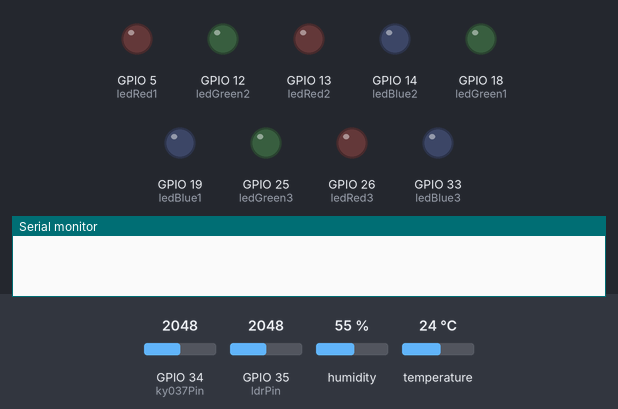
This sketch was run on a simulated ESP32. Parts: output pins drawn as LEDs (lit = HIGH), the last lines printed to the serial monitor. The inputs (shaded band) are chosen by the test bench; at power-on: GPIO 34 (ky037Pin) = 2048, GPIO 35 (ldrPin) = 2048, humidity 55 %, temperature 24 °C. WiFi joins after 1.5 s; servers stay silent unless stated; uploads are accepted with an empty reply.

Above: at 0.1 s.
At 1.6 s:
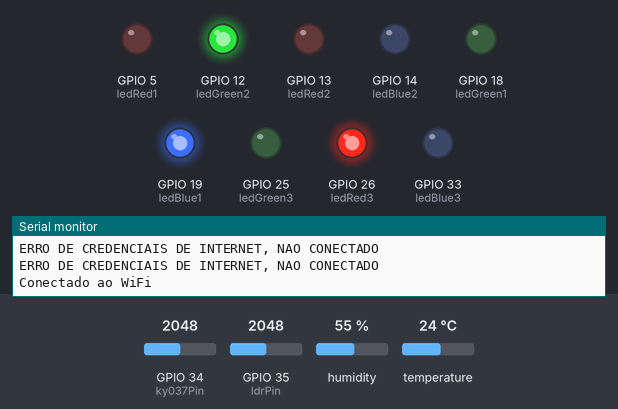
Timing chart, 0 to 3.1 s (numbered marks = the images above):
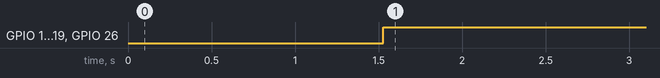

The sketch:

requisicaoAPI.ino
```cpp
#include <WiFi.h>
#include <HTTPClient.h>
#include <DHT.h>

const char* ssid = "brisa-3352525";
const char* password = "ekcpuuew";

const int DHTpin = 2; // Substitua pelo pino de dados real conectado ao sensor DHT
DHT dht(DHTpin, DHT11); // Objeto não-constante para chamar funções membro

const int ky037Pin = 34; // Pino analógico para o sensor sonoro KY-037
const int ldrPin = 35;   // Pino analógico para o sensor de luminosidade LDR

const int ledRed1 = 5; // Pino do LED vermelho (LED1)
const int ledGreen1 = 18; // Pino do LED verde (LED1)
const int ledBlue1 = 19; // Pino do LED azul (LED1)

const int ledRed2 = 13; // Pino do LED vermelho (LED2)
const int ledGreen2 = 12; // Pino do LED verde (LED2)
const int ledBlue2 = 14; // Pino do LED azul (LED2)

const int ledRed3 = 26; // Pino do LED vermelho (LED3)
const int ledGreen3 = 25; // Pino do LED verde (LED3)
const int ledBlue3 = 33; // Pino do LED azul (LED3)

char serverIP[] = "192.168.0.12"; // Substitua pelo endereço IP do seu servidor
const int serverPort = 8080;
const char* path = "/api/event";

String token = "R4L4B1BIPW38"; // Substitua pelo seu token real

void setup() {
  Serial.begin(115200);
  dht.begin(); // Inicializar o sensor DHT

  WiFi.begin(ssid, password);

  while (WiFi.status() != WL_CONNECTED) {
    delay(500);
    Serial.print("\nERRO DE CREDENCIAIS DE INTERNET, NAO CONECTADO");
  }
  Serial.println("\nConectado ao WiFi");

  pinMode(ledRed1, OUTPUT);
  pinMode(ledGreen1, OUTPUT);
  pinMode(ledBlue1, OUTPUT);

  pinMode(ledRed2, OUTPUT);
  pinMode(ledGreen2, OUTPUT);
  pinMode(ledBlue2, OUTPUT);

  pinMode(ledRed3, OUTPUT);
  pinMode(ledGreen3, OUTPUT);
  pinMode(ledBlue3, OUTPUT);
}

void loop() {
  if (WiFi.status() == WL_CONNECTED) {
    // Ler temperatura do sensor DHT
    float temperature = dht.readTemperature();

    // Checar se houve falha na leitura e sair cedo (para evitar valores NaN)
    if (isnan(temperature)) {
      Serial.println("Falha ao ler do sensor DHT!");
      return;
   }

    // Ler valor do som do sensor sonoro KY-037
    int sound = analogRead(ky037Pin);

    // Ler valor de luminosidade do sensor LDR
    int luminosity = analogRead(ldrPin);

    // Temperatura:
    if (temperature <= 23.0) {
      // Verde
      digitalWrite(ledRed1, LOW);
      digitalWrite(ledGreen1, HIGH);
      digitalWrite(ledBlue1, LOW);
    } else if ( temperature <= 24.5) {
      // Amarelo
      digitalWrite(ledRed1, LOW);
      digitalWrite(ledGreen1, LOW);
      digitalWrite(ledBlue1, HIGH);
    } else if (temperature >= 24.6) {
      // Vermelho
      digitalWrite(ledRed1, HIGH);
      digitalWrite(ledGreen1, LOW);
      digitalWrite(ledBlue1, LOW);
    }

    // Controlar LEDs de acordo com a luminosidade:
    if (luminosity <= 2399) {
      // Verde
      digitalWrite(ledRed2, LOW);
      digitalWrite(ledGreen2, HIGH);
      digitalWrite(ledBlue2, LOW);
    } else if (luminosity <= 2900) {
      // Amarelo
      digitalWrite(ledRed2, LOW);
      digitalWrite(ledGreen2, LOW);
      digitalWrite(ledBlue2, HIGH);
    } else if (luminosity >= 2901) {
      // Vermelho
      digitalWrite(ledRed2, HIGH);
      digitalWrite(ledGreen2, LOW);
      digitalWrite(ledBlue2, LOW);
    }

// Controlar LEDs de acordo com o som:
    if (sound >= 90) {
      // Vermelho
      digitalWrite(ledRed3, HIGH);
      digitalWrite(ledGreen3, LOW);
      digitalWrite(ledBlue3, LOW);
    } else if (sound <= 89) {
      // Amarelo
      digitalWrite(ledRed3, LOW);
      digitalWrite(ledGreen3, LOW);
      digitalWrite(ledBlue3, HIGH);
    } else if (sound <= 60) {
      // Verde
      digitalWrite(ledRed3, LOW);
      digitalWrite(ledGreen3, HIGH);
      digitalWrite(ledBlue3, LOW);
    }

    HTTPClient http;

    // Construir a URL do servidor
    String url = String("http://") + serverIP + ":" + String(serverPort) + path;

    http.begin(url.c_str());
    http.addHeader("Content-Type", "application/json");

    // Criar corpo JSON com os valores medidos
    String jsonBody = "{\"luminosity\":" + String(luminosity) +
                       ",\"sound\":" + String(sound) +
                       ",\"temperature\":" + String(temperature, 1) + // Formatar para 1 casa decimal
                       ",\"display\":{\"token\":\"" + token + "\"}}";

    int httpResponseCode = http.POST(jsonBody);

    if (httpResponseCode > 0) {
      String response = http.getString();
      Serial.println(httpResponseCode);
      Serial.println(response);
    } else {
      Serial.print("Erro ao enviar POST: ");
      Serial.println(httpResponseCode);
    }

    http.end();
  }

  delay(25000); // Enviar dados a cada 25 segundos
}
```

Measured:
- by itself, GPIO 12 (ledGreen2), GPIO 19 (ledBlue1), GPIO 26 (ledRed3): LOW → HIGH at 1.5 s
